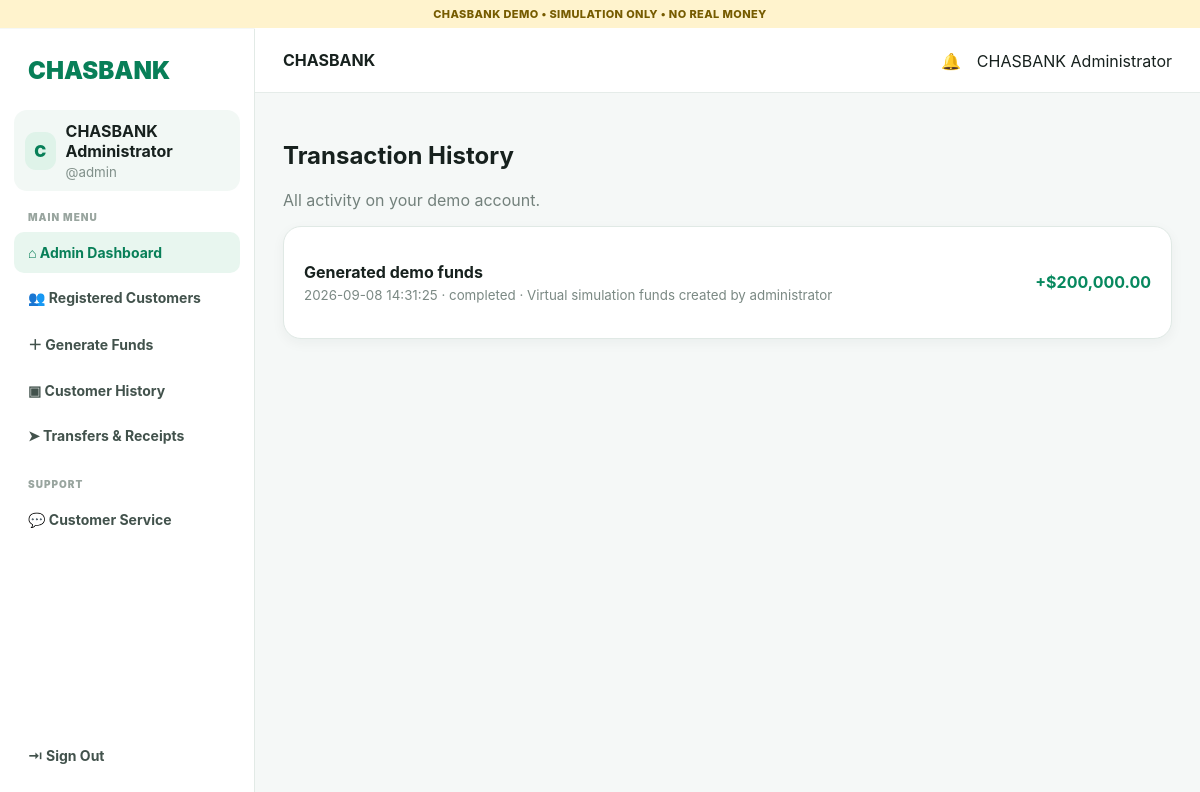
Screenshot of /history (signed in) with the database file from the repository.
### tables this page shows
CREATE TABLE users(
      id INTEGER PRIMARY KEY AUTOINCREMENT,
      username TEXT UNIQUE NOT NULL,
      name TEXT NOT NULL,
      password_hash TEXT NOT NULL,
      pin_hash TEXT,
      balance REAL NOT NULL DEFAULT 0,
      status TEXT NOT NULL DEFAULT 'active',
      created_at TEXT NOT NULL
    );

CREATE TABLE transactions(
      id INTEGER PRIMARY KEY AUTOINCREMENT,
      user_id INTEGER NOT NULL,
      kind TEXT NOT NULL,
      amount REAL NOT NULL,
      direction TEXT NOT NULL,
      status TEXT NOT NULL DEFAULT 'completed',
      note TEXT,
      created_at TEXT NOT NULL
    );

### app.py (the view)
@app.route("/history")
def history():
    if not login_required(): return redirect(url_for("login"))
    c = conn(); tx = c.execute("SELECT * FROM transactions WHERE user_id=? ORDER BY id DESC", (user()["id"],)).fetchall(); c.close()
    return render_template("history.html", tx=tx)

### app.py (called while the page is built)
def conn():
    c = sqlite3.connect(DB)
    c.row_factory = sqlite3.Row
    return c

def user():
    uid = session.get("uid")
    if not uid:
        return None
    c = conn(); u = c.execute("SELECT * FROM users WHERE id=?", (uid,)).fetchone(); c.close()
    return u

@app.context_processor
def inject():
    return {"user": user()}

def login_required():
    return user() is not None

### templates/history.html
{% set show_app = true %}
{% extends "base.html" %}{% block content %}<h1>Transaction History</h1><p class="muted">All activity on your demo account.</p><div class="card">{% for t in tx %}<div class="row"><div><b>{{t["kind"]}}</b><small>{{t["created_at"]}} · {{t["status"]}} · {{t["note"]}}</small></div><strong class="{{t['direction']}}">{{"+" if t["direction"]=="credit" else "-"}}${{"{:,.2f}".format(t["amount"])}}</strong></div>{% else %}<p>No transactions.</p>{% endfor %}</div>{% endblock %}

### templates/base.html (shortened to what this page needs)
<!doctype html><html><head><meta name="viewport" content="width=device-width,initial-scale=1"><title>CHASBANK</title>
<link rel="stylesheet" href="{{url_for('static',filename='style.css')}}"></head><body>
<div class="demo">CHASBANK DEMO • SIMULATION ONLY • NO REAL MONEY</div>
{% if user %}
<div class="shell"><aside class="sidebar">
<div class="logo">CHASBANK</div><div class="profile"><div class="avatar">{{user["name"][0]|upper}}</div><div><b>{{user["name"]}}</b><small>@{{user["username"]}}</small></div></div>
<div class="label">MAIN MENU</div>
{% if user["username"]=="admin" %}<a class="nav active" href="/admin">⌂ Admin Dashboard</a><a class="nav" href="/admin#customers">👥 Registered Customers</a><a class="nav" href="/admin#generate">＋ Generate Funds</a><a class="nav" href="/admin#transactions">▣ Customer History</a><a class="nav" href="/admin#transfers">➤ Transfers & Receipts</a><div class="label">SUPPORT</div><a class="nav" href="/admin#support">💬 Customer Service</a>{% endif %}
<div class="bottom"><a class="nav" href="/logout">⇥ Sign Out</a></div></aside>
<section class="content"><header class="top"><button class="hamb" onclick="document.querySelector('.sidebar').classList.toggle('open')">☰</button><b>CHASBANK</b><span>🔔　{{user["name"]}}</span></header>
{% else %}<nav class="public"><b>CHASBANK</b><a href="/login">Sign in</a><a class="public-signup" href="/signup">Create account</a></nav><section class="content public-content">{% endif %}
<main>{% with m=get_flashed_messages() %}{% if m %}<div class="flash">{{m[0]}}</div>{% endif %}{% endwith %}{% block content %}{% endblock %}</main></section></div>
</body></html>

### static/style.css (style rules this page uses)
* { box-sizing:border-box }
body { margin:0;font-family:Inter,Arial,sans-serif;background:#f5f8f7;color:#17211e }
.demo { text-align:center;background:#fff3cd;color:#765b00;font-size:11px;font-weight:800;padding:7px;letter-spacing:.4px;position:relative;z-index:30 }
.shell { min-height:calc(100vh - 29px) }
.sidebar { position:fixed;top:29px;bottom:0;width:255px;background:#fff;border-right:1px solid #e2eae6;padding:22px 14px;display:flex;flex-direction:column;z-index:20 }
.logo { font-size:24px;font-weight:900;color:#087f58;padding:5px 14px 25px }
.profile { display:flex;align-items:center;gap:10px;background:#f2f8f5;padding:11px;border-radius:13px }
.profile small { display:block;color:#81908a;margin-top:3px }
.avatar { width:38px;height:38px;border-radius:11px;background:#dff3e9;color:#087f58;display:grid;place-items:center;font-weight:900 }
.label { font-size:10px;letter-spacing:1px;font-weight:900;color:#99a59f;padding:20px 14px 7px }
.nav { display:block;text-decoration:none;color:#42524c;padding:12px 14px;border-radius:10px;margin:2px 0;font-weight:700;font-size:14px }
.nav:hover,.nav.active { background:#e8f6ef;color:#087f58 }
.bottom { margin-top:auto }
.content { margin-left:255px }
.top { height:65px;background:#fff;border-bottom:1px solid #e5ece9;display:flex;align-items:center;justify-content:space-between;padding:0 28px }
main { max-width:1160px;margin:auto;padding:28px }
.muted { color:#73817c }
.card { background:#fff;border:1px solid #e0e9e5;border-radius:18px;padding:20px;margin-bottom:26px;box-shadow:0 4px 13px #102b220c }
.row,.adminrow { display:flex;justify-content:space-between;align-items:center;gap:15px;padding:15px 0;border-bottom:1px solid #edf1ef }
.row:last-child,.adminrow:last-child { border-bottom:0 }
.row small,.adminrow small,.message small,.msg small { display:block;color:#7b8984;margin-top:5px }
.credit { color:#07885e }

### rows the page displays
users: name "C", name "CHASBANK Administrator", username "admin"
transactions: kind "Generated demo funds", created_at "2026-09-08 14:31:25", status "completed", note "Virtual simulation funds created by administrator", direction "+", amount "200,000.00"
